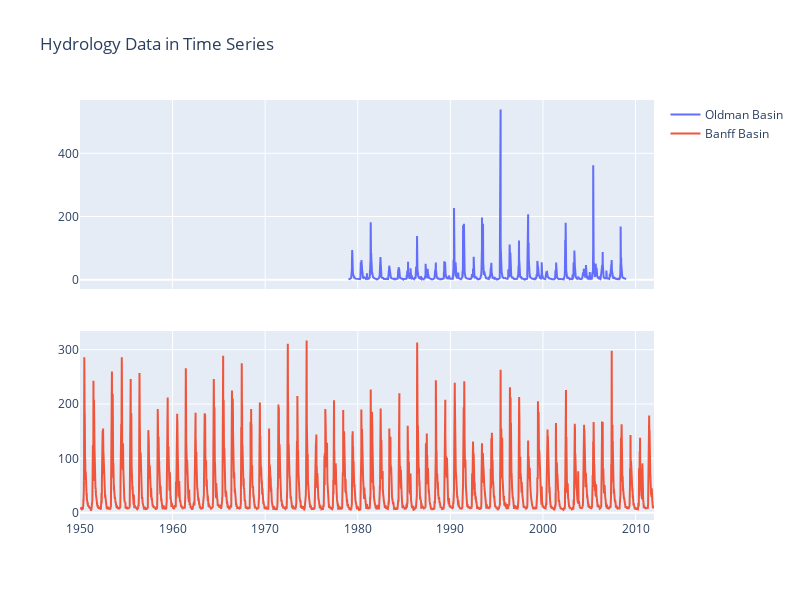

Notebook code for this chart:
### Code cell
# Create subplots
fig = make_subplots(rows=2, cols=1, shared_xaxes=True, vertical_spacing=0.1)

# Add first time series
fig.add_trace(go.Scatter(x=df_oldman['date'], y=df_oldman['value'], mode='lines', name='Oldman Basin'), row=1, col=1)

# Add second time series
fig.add_trace(go.Scatter(x=df_banff['date'], y=df_banff['value'], mode='lines', name='Banff Basin'), row=2, col=1)

# Update layout
fig.update_layout(height=600, width=800, title_text="Hydrology Data in Time Series")

# Show plot
fig.show()

### Figure 1 — Plotly figure (JSON) as saved in the notebook; plotly's stock layout.template omitted (floating-point values rounded to 4 significant figures; data arrays with more than 128 entries replaced by an {"elided": "..."} marker saying what was removed)
{"data": [{"mode": "lines", "name": "Oldman Basin", "type": "scatter", "x": {"elided": "10958 str values"}, "xaxis": "x", "y": {"elided": "10958 float values"}, "yaxis": "y"}, {"mode": "lines", "name": "Banff Basin", "type": "scatter", "x": {"elided": "22645 str values"}, "xaxis": "x2", "y": {"elided": "22645 float values"}, "yaxis": "y2"}], "layout": {"height": 600, "title": {"text": "Hydrology Data in Time Series"}, "width": 800, "xaxis": {"anchor": "y", "domain": [0, 1], "matches": "x2", "showticklabels": false}, "xaxis2": {"anchor": "y2", "domain": [0, 1]}, "yaxis": {"anchor": "x", "domain": [0.55, 1]}, "yaxis2": {"anchor": "x2", "domain": [0, 0.45]}}}
